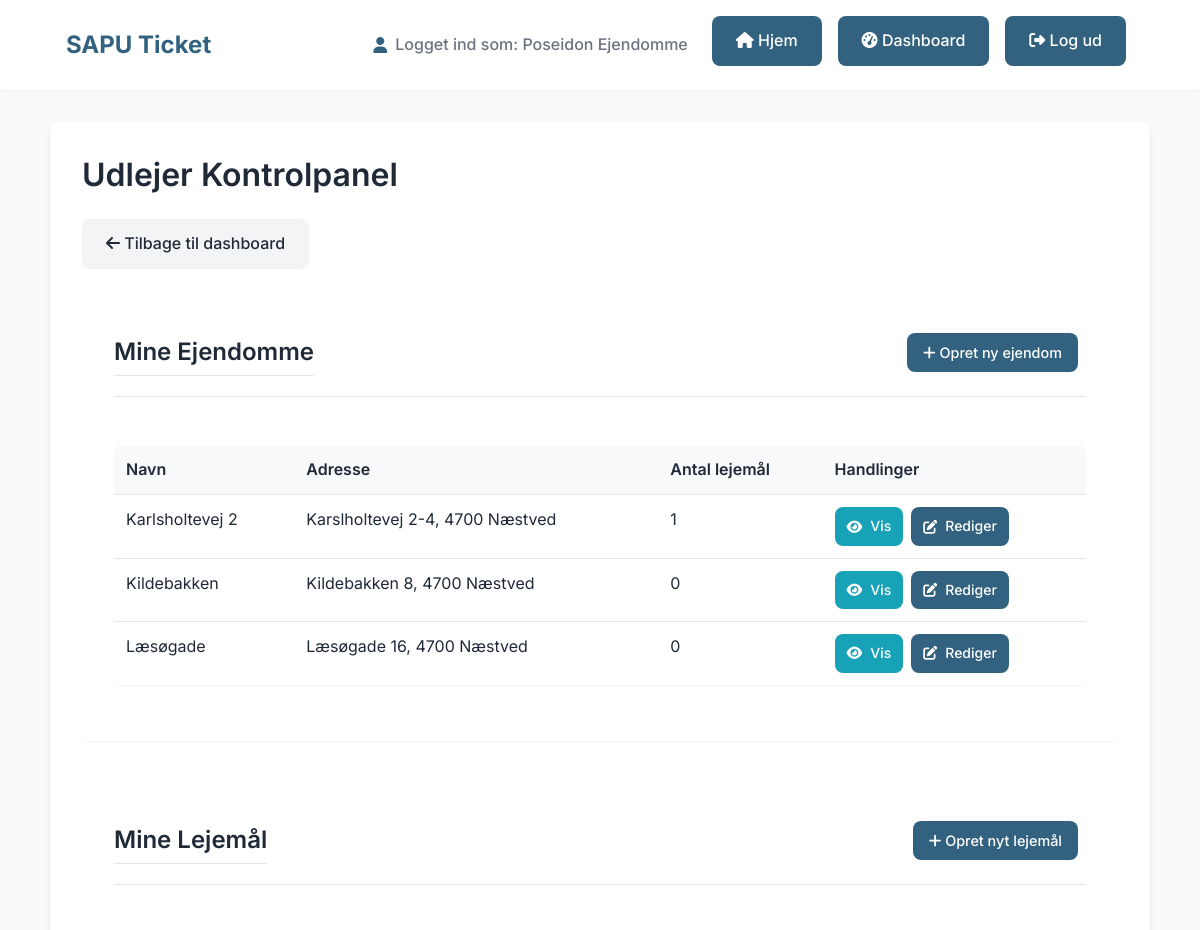
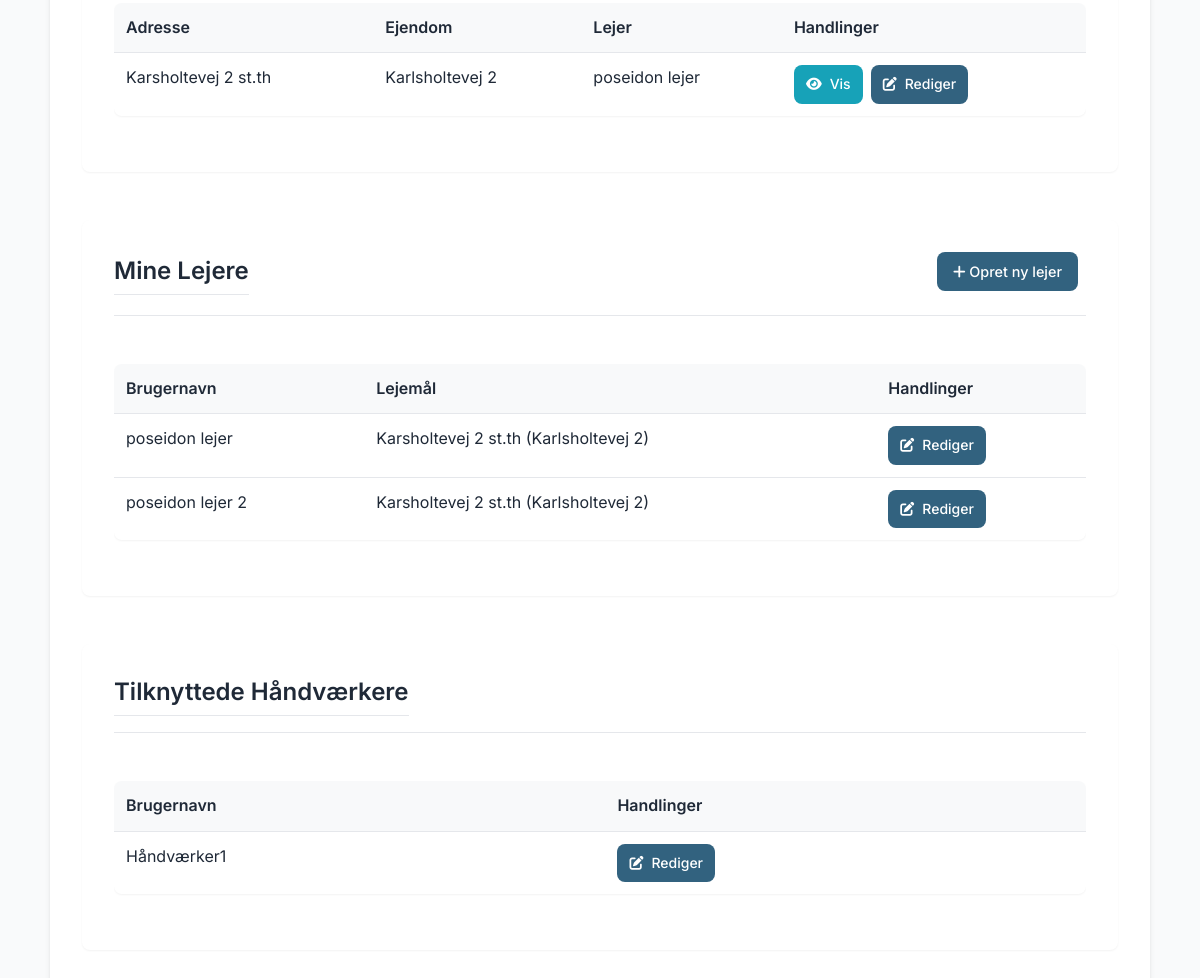
/udlejer/kontrolpanel (signed in), run on the app's committed database (2 pictures, top to bottom).
### tables this page shows
CREATE TABLE users (
    id INTEGER PRIMARY KEY AUTOINCREMENT,
    username TEXT NOT NULL UNIQUE,
    password_hash TEXT NOT NULL,
    role TEXT,
    invitation_token TEXT,
    invited_by INTEGER,
    unit_id INTEGER, company_name TEXT, phone TEXT, address TEXT, cvr TEXT, speciality TEXT, email TEXT,
    FOREIGN KEY (invited_by) REFERENCES users(id),
    FOREIGN KEY (unit_id) REFERENCES units(id)
);

CREATE TABLE properties (
    id INTEGER PRIMARY KEY AUTOINCREMENT,
    name TEXT NOT NULL,
    owner_id INTEGER NOT NULL,
    adresse TEXT NOT NULL,
    postnummer TEXT NOT NULL,
    by TEXT NOT NULL,
    FOREIGN KEY (owner_id) REFERENCES users(id)
);

CREATE TABLE units (
    id INTEGER PRIMARY KEY AUTOINCREMENT,
    address TEXT NOT NULL,
    property_id INTEGER NOT NULL,
    tenant_id INTEGER,
    FOREIGN KEY (property_id) REFERENCES properties(id),
    FOREIGN KEY (tenant_id) REFERENCES users(id)
);

### app.py (the view)
@app.route("/udlejer/kontrolpanel")
@flask_login.login_required
def udlejer_kontrolpanel():
    if flask_login.current_user.role != 'udlejer':
        flash('Du har ikke adgang til denne side.', 'error')
        return redirect(url_for('index'))
    conn = get_db_connection()
    try:
        udlejer_id = flask_login.current_user.id
        properties = conn.execute('''
            SELECT * FROM properties
            WHERE owner_id = ?
            ORDER BY name
        ''', (udlejer_id,)).fetchall()
        units = conn.execute('''
            SELECT u.*, p.name as property_name
            FROM units u
            JOIN properties p ON u.property_id = p.id
            WHERE p.owner_id = ?
            ORDER BY p.name, u.address
        ''', (udlejer_id,)).fetchall()
        tenants = conn.execute('''
            SELECT u.*
            FROM users u
            JOIN units un ON u.unit_id = un.id
            JOIN properties p ON un.property_id = p.id
            WHERE p.owner_id = ? AND u.role = 'lejer'
            ORDER BY u.username
        ''', (udlejer_id,)).fetchall()
        craftsmen = conn.execute('''
            SELECT u.*
            FROM users u
            JOIN craftsman_landlord_relations clr ON u.id = clr.craftsman_id
            WHERE clr.landlord_id = ? AND u.role = 'craftsman'
            ORDER BY u.username
        ''', (udlejer_id,)).fetchall()
    except Exception as e:
        print(f"Fejl ved hentning af data til udlejer kontrolpanel: {e}")
        flash('Der opstod en fejl ved hentning af data.', 'error')
        return redirect(url_for('udlejer_dashboard'))
    finally:
        conn.close()
    return render_template(
        "udlejer_kontrolpanel.html",
        properties=properties,
        units=units,
        tenants=tenants,
        craftsmen=craftsmen
    )

### templates/udlejer_kontrolpanel.html (shortened to what this page needs)
{% extends "base.html" %}
{% block content %}
<div class="container">
    <h1>Udlejer Kontrolpanel</h1>
    <div class="action-bar top-actions">
        <a href="{{ url_for('udlejer_dashboard') }}" class="button-lookalike button-secondary">
            <i class="fas fa-arrow-left"></i> Tilbage til dashboard
        </a>
    </div>
    <div class="admin-section">
        <div class="section-header">
            <h2>Mine Ejendomme</h2>
            <a href="{{ url_for('udlejer_create_property') }}" class="button-lookalike button-small">
                <i class="fas fa-plus"></i> Opret ny ejendom
            </a>
        </div>
        {% if properties %}
        <div class="table-responsive">
            <table>
                <thead>
                    <tr>
                        <th>Navn</th>
                        <th>Adresse</th>
                        <th>Antal lejemål</th>
                        <th>Handlinger</th>
                    </tr>
                </thead>
                <tbody>
                    {% for property in properties %}
                    <tr>
                        <td data-label="Navn">{{ property.name }}</td>
                        <td data-label="Adresse">{{ property.adresse }}, {{ property.postnummer }} {{ property.by }}</td>
                        <td data-label="Antal lejemål">
                            {% set property_units = units|selectattr('property_id', 'eq', property.id)|list %}
                            {{ property_units|length }}
                        </td>
                        <td data-label="Handlinger">
                            <div class="action-buttons">
                                <a href="{{ url_for('view_property', property_id=property.id) }}" class="button-lookalike action-button view-button">
                                    <i class="fas fa-eye"></i> Vis
                                </a>
                                <a href="{{ url_for('edit_property', property_id=property.id) }}" class="button-lookalike action-button">
                                    <i class="fas fa-edit"></i> Rediger
                                </a>
                            </div>
                        </td>
                    </tr>
                    {% endfor %}
                </tbody>
            </table>
        </div>
        {% else %}
        <p class="empty-message">Du har ingen ejendomme endnu.</p>
        {% endif %}
    </div>
    <div class="admin-section">
        <div class="section-header">
            <h2>Mine Lejemål</h2>
            <a href="{{ url_for('create_unit') }}" class="button-lookalike button-small">
                <i class="fas fa-plus"></i> Opret nyt lejemål
            </a>
        </div>
        {% if units %}
        <div class="table-responsive">
            <table>
                <thead>
                    <tr>
                        <th>Adresse</th>
                        <th>Ejendom</th>
                        <th>Lejer</th>
                        <th>Handlinger</th>
                    </tr>
                </thead>
                <tbody>
                    {% for unit in units %}
                    <tr>
                        <td data-label="Adresse">{{ unit.address }}</td>
                        <td data-label="Ejendom">{{ unit.property_name }}</td>
                        <td data-label="Lejer">
                            {% set unit_tenant = tenants|selectattr('unit_id', 'eq', unit.id)|first %}
                            {% if unit_tenant %}
                                {{ unit_tenant.username }}
                            {% else %}
                                <span class="empty-value">Ingen lejer</span>
                            {% endif %}
                        </td>
                        <td data-label="Handlinger">
                            <div class="action-buttons">
                                <a href="{{ url_for('view_unit', unit_id=unit.id) }}" class="button-lookalike action-button view-button">
                                    <i class="fas fa-eye"></i> Vis
                                </a>
                                <a href="{{ url_for('edit_unit', unit_id=unit.id) }}" class="button-lookalike action-button">
                                    <i class="fas fa-edit"></i> Rediger
                                </a>
                            </div>
                        </td>
                    </tr>
                    {% endfor %}
                </tbody>
            </table>
        </div>
        {% else %}
        <p class="empty-message">Du har ingen lejemål endnu.</p>
        {% endif %}
    </div>
    <div class="admin-section">
        <div class="section-header">
            <h2>Mine Lejere</h2>
            <a href="{{ url_for('create_tenant') }}" class="button-lookalike button-small">
                <i class="fas fa-plus"></i> Opret ny lejer
            </a>
        </div>
        {% if tenants %}
        <div class="table-responsive">
            <table>
                <thead>
                    <tr>
                        <th>Brugernavn</th>
                        <th>Lejemål</th>
                        <th>Handlinger</th>
                    </tr>
                </thead>
                <tbody>
                    {% for tenant in tenants %}
                    <tr>
                        <td data-label="Brugernavn">{{ tenant.username }}</td>
                        <td data-label="Lejemål">
                            {% for unit in units %}
                                {% if unit.id == tenant.unit_id %}
                                    {{ unit.address }} ({{ unit.property_name }})
                                {% endif %}
                            {% endfor %}
                        </td>
                        <td data-label="Handlinger">
                            <div class="action-buttons">
                                <a href="{{ url_for('edit_tenant', user_id=tenant.id) }}" class="button-lookalike action-button">
                                    <i class="fas fa-edit"></i> Rediger
                                </a>
                            </div>
                        </td>
                    </tr>
                    {% endfor %}
                </tbody>
            </table>
        </div>
        {% else %}
        <p class="empty-message">Du har ingen lejere endnu.</p>
        {% endif %}
    </div>
    <div class="admin-section">
        <div class="section-header">
            <h2>Tilknyttede Håndværkere</h2>
        </div>
        {% if craftsmen %}
        <div class="table-responsive">
            <table>
                <thead>
                    <tr>
                        <th>Brugernavn</th>
                        <th>Handlinger</th>
                    </tr>
                </thead>
                <tbody>
                    {% for craftsman in craftsmen %}
                    <tr>
                        <td data-label="Brugernavn">{{ craftsman.username }}</td>
                        <td data-label="Handlinger">
                            <div class="action-buttons">
                                <a href="{{ url_for('admin_create_user', user_id=craftsman.id) }}" class="button-lookalike action-button">
                                    <i class="fas fa-edit"></i> Rediger
                                </a>
                            </div>
                        </td>
                    </tr>
                    {% endfor %}
                </tbody>
            </table>
        </div>
        {% else %}
        <p class="empty-message">Du har ingen tilknyttede håndværkere endnu.</p>
        {% endif %}
    </div>
</div>
{% endblock %}

### templates/base.html (shortened to what this page needs)
<!DOCTYPE html>
<html lang="da">
<head>
    <link href="https://cdn.jsdelivr.net/npm/select2@4.1.0-rc.0/dist/css/select2.min.css" rel="stylesheet" />
    <link rel="stylesheet" href="https://cdnjs.cloudflare.com/ajax/libs/font-awesome/6.4.0/css/all.min.css">
</head>
<body>
    <div class="header">
        <div class="header-container">
            <div class="logo">SAPU Ticket</div>
            <div class="nav-links">
                {% if flask_login.current_user.is_authenticated %}
                    <div class="user-info">
                        <i class="fas fa-user"></i> Logget ind som: {{ flask_login.current_user.username }}
                    </div>
                    <a href="{{ url_for('index') }}" class="button-lookalike">
                        <i class="fas fa-home"></i> Hjem
                    </a>
                    {% if flask_login.current_user.role == 'udlejer' %}
                        <a href="{{ url_for('udlejer_dashboard') }}" class="button-lookalike">
                            <i class="fas fa-tachometer-alt"></i> Dashboard
                        </a>
                    {% endif %}
                    <a href="{{ url_for('logout') }}" class="button-lookalike">
                        <i class="fas fa-sign-out-alt"></i> Log ud
                    </a>
                {% else %}
                    <a href="{{ url_for('login') }}" class="button-lookalike">
                        <i class="fas fa-sign-in-alt"></i> Log ind
                    </a>
                {% endif %}
            </div>
        </div>
    </div>
    {% block content %}{% endblock %}
</body>
</html>

### data on the page
users: current_user.username "Poseidon Ejendomme"
properties: name "Karlsholtevej 2", adresse "Karslholtevej 2-4", postnummer "4700", by "Næstved", property_units "1"
properties: name "Kildebakken", adresse "Kildebakken 8", postnummer "4700", by "Næstved", property_units "0"
properties: name "Læsøgade", adresse "Læsøgade 16", postnummer "4700", by "Næstved", property_units "0"
units: address "Karsholtevej 2 st.th", property_name "Karlsholtevej 2"
users: username "poseidon lejer"
users: username "poseidon lejer 2"
users: username "Håndværker1"
